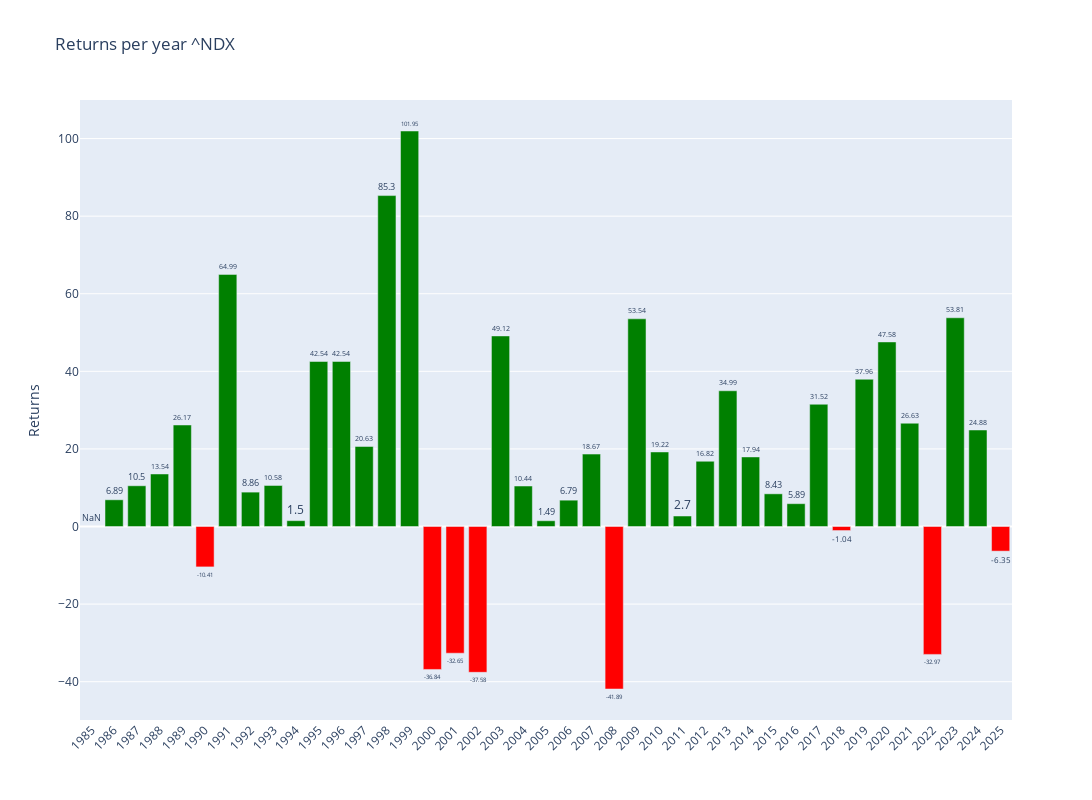

The cell this chart's notebook holds for it:
### Code cell
# Plotly
fig = make_subplots()

# Add colors
colors = ['green' if x >= 0 else 'red' for x in annual_data['Return']]

# Graph (1,1)
fig.add_trace(go.Bar(y=annual_data['Return'],x=annual_data['Return'].index,text=round(annual_data['Return'],2),textposition='outside',marker_color=colors,hoverinfo='skip'),row=1,col=1)

# Update xaxis properties
fig.update_yaxes(title_text="Returns", row=1, col=1)

fig.update_layout(xaxis=dict(tickvals=annual_data.index,tickangle=-45),height=800, width=1300,title=f"Returns per year {ticker}")

fig.show()

### Figure 1 — Plotly figure (JSON) as saved in the notebook; plotly's stock layout.template omitted (floating-point values rounded to 4 significant figures)
{"data": [{"hoverinfo": "skip", "marker": {"color": ["red", "green", "green", "green", "green", "red", "green", "green", "green", "green", "green", "green", "green", "green", "green", "red", "red", "red", "green", "green", "green", "green", "green", "red", "green", "green", "green", "green", "green", "green", "green", "green", "green", "red", "green", "green", "green", "red", "green", "green", "red"]}, "text": [NaN, 6.89, 10.5, 13.54, 26.17, -10.41, 64.99, 8.86, 10.58, 1.5, 42.54, 42.54, 20.63, 85.3, 102.0, -36.84, -32.65, -37.58, 49.12, 10.44, 1.49, 6.79, 18.67, -41.89, 53.54, 19.22, 2.7, 16.82, 34.99, 17.94, 8.43, 5.89, 31.52, -1.04, 37.96, 47.58, 26.63, -32.97, 53.81, 24.88, -6.35], "textposition": "outside", "type": "bar", "x": [1985, 1986, 1987, 1988, 1989, 1990, 1991, 1992, 1993, 1994, 1995, 1996, 1997, 1998, 1999, 2000, 2001, 2002, 2003, 2004, 2005, 2006, 2007, 2008, 2009, 2010, 2011, 2012, 2013, 2014, 2015, 2016, 2017, 2018, 2019, 2020, 2021, 2022, 2023, 2024, 2025], "xaxis": "x", "y": [NaN, 6.886, 10.5, 13.54, 26.17, -10.41, 64.99, 8.865, 10.58, 1.504, 42.54, 42.54, 20.63, 85.3, 102.0, -36.84, -32.65, -37.58, 49.12, 10.44, 1.485, 6.789, 18.67, -41.89, 53.54, 19.22, 2.704, 16.82, 34.99, 17.94, 8.427, 5.886, 31.52, -1.039, 37.96, 47.58, 26.63, -32.97, 53.81, 24.88, -6.345], "yaxis": "y"}], "layout": {"height": 800, "title": {"text": "Returns per year ^NDX"}, "width": 1300, "xaxis": {"anchor": "y", "domain": [0, 1], "tickangle": -45, "tickvals": [1985, 1986, 1987, 1988, 1989, 1990, 1991, 1992, 1993, 1994, 1995, 1996, 1997, 1998, 1999, 2000, 2001, 2002, 2003, 2004, 2005, 2006, 2007, 2008, 2009, 2010, 2011, 2012, 2013, 2014, 2015, 2016, 2017, 2018, 2019, 2020, 2021, 2022, 2023, 2024, 2025]}, "yaxis": {"anchor": "x", "domain": [0, 1], "title": {"text": "Returns"}}}}
